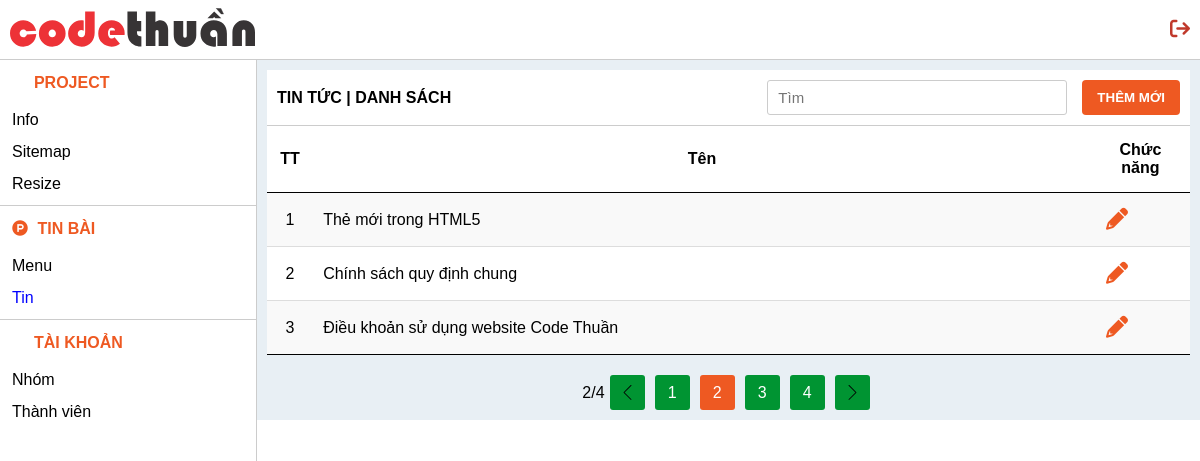
/admin/admin/tin?page=2 (signed in), run on the app's committed database.
### tables this page shows
CREATE TABLE `tin` (
  `id` int(11) NOT NULL,
  `ten` text DEFAULT NULL,
  `hinh` text DEFAULT NULL,
  `slug` text DEFAULT NULL,
  `menu` int(11) DEFAULT NULL,
  `des` text DEFAULT NULL,
  `noidung` text DEFAULT NULL
);

### admin/controller/tin.php (called while the page is built, shortened)
<?php
class Tin {
	public function DanhSach($truyvan)
	{
		$data = $truyvan->DanhSach("tin", ["id", "ten"], [], ["id" => "DESC"]);
		return $data;
	}
}
$tin = new Tin();
?>

### admin/model/Data.php (called while the page is built, shortened)
<?php
class Data{
	public function __construct()
	{
		try
		{
			$this->con = new PDO("mysql:host=localhost;dbname=tutorial;charset=utf8", "root", "");
			return $this->con;
		}
		catch (PDOException $e){}
	}
}
?>

### admin/route/route.php (called while the page is built, shortened)
<?php
	if( isset($_SERVER['HTTPS']) && $_SERVER['HTTPS'] === 'on' ){
		$actual_link = "https"."://$_SERVER[HTTP_HOST]$_SERVER[REQUEST_URI]";
		$ROOT = "https"."://$_SERVER[HTTP_HOST]/";
	}
	else{
		$actual_link = "http"."://$_SERVER[HTTP_HOST]$_SERVER[REQUEST_URI]";
		$ROOT = "http"."://$_SERVER[HTTP_HOST]/";
	}
	$arr_link = explode("/", $actual_link);
	if($arr_link[2] == 'localhost'){
		isset($arr_link[5]) ? $p = $arr_link[5] : $p = '';
	}
	else{
		$__URL__ = $ROOT.$arr_link[3]."/";
		isset($arr_link[4]) ? $p = $arr_link[4] : $p = '';
		isset($arr_link[5]) ? $one = $arr_link[5] : $one = '';
	}
	$string_page = explode("?", $p);
	if(count($string_page) != 1){
		$p = $string_page[0];
	}
	require_once "model/Query.php";
	require_once "model/Lib.php";
	$query = new Query();
	$lib = new Lib();
?>

### admin/model/Query.php (called while the page is built, shortened)
<?php
	require_once "Data.php";
	class Query extends Data{
		public function DanhSach($table, $fields=[], $condition=[], $sorts=[], $limits=[], $forms=[])
		{
			$query_string = '';
			$arr_forms = [];
			if(!empty($fields))
			{
				$str_fields = implode(",", $fields);
				$query_string .= 'SELECT '.$str_fields.' FROM '.$table;
			}
			else
			{
				$query_string .= 'SELECT * FROM '.$table;
			}
			if(!empty($sorts))
			{
				$arr_sorts = [];
				$query_string .= ' ORDER BY ';
				foreach ($sorts as $key_sort => $value_sort)
				{
					array_push($arr_sorts, $key_sort." ".$value_sort);
				}
				$str_sorts = implode(",", $arr_sorts);
				$query_string .= $str_sorts;
			}
			$sql=$this->con->prepare($query_string);
			$sql->execute($arr_forms);
			return $sql->fetchAll(PDO::FETCH_OBJ);
		}
	}
?>

### admin/view/tin/list.php (the view, shortened to what this page needs)
<?php
	$data = $tin->DanhSach($query);
	$pageGet = $lib->pageAddress();
	$processPage = $lib->ConfigPage($pageGet, $data, 3);
?>
<main>
	<section class="blog">
		<div class="bread">
			<div class="left">
				<span>Tin tức</span>
				<span class="ngan"> | </span>
				<span>danh sách</span>
			</div>
			<div class="right">
				<div class="search">
					<input type="text" name="timtin" placeholder="Tìm" />
				</div>
				<button><a href="tin/add">Thêm mới</a></button>
			</div>
		</div>
		<table>
			<thead>
				<tr>
					<th width="5%">TT</th>
					<th>Tên</th>
					<th colspan="2" width="10%">Chức năng</th>
				</tr>
			</thead>
			<tbody>
				<?php
				$thutu = 1;
				foreach ($data as $key => $value) {
					if( $key >= $processPage['start_page'] && $key < $processPage['end_page'] ){
				?>
				<tr>
					<td class="giua"><?=$thutu?></td>
					<td><?=$value->ten?></a></td>
					<td class="giua"><a href="tin/edit?id=<?=$value->id?>&page=<?=$pageGet?>"><i class="fas fa-pencil"></i></a></td>
					<td class="giua"><a onClick="return confirm('Bạn có chắc chắn muốn xóa ?')" href="tin/del?id=<?=$value->id?>&page=<?=$pageGet?>"><i class="fal fa-trash-alt"></i></a></td>
				</tr>
				<?php $thutu ++;} }?>
			</tbody>
		</table>
		<?php
		if($processPage['total_row'] > $processPage['num_of_page'])
		{
			echo '<div class="page">';
				echo '<ul>';
					echo $lib->PhanTrang($p.'?', $processPage['total_page'], $processPage['page']);
				echo '</ul>';
			echo '</div>';
		}
		?>
	</section>
</main>

### admin/public/css/style.css (style rules this page uses)
@media all and (min-width: 0) { * { margin:0;padding:0;box-sizing:border-box } }
@media all and (min-width: 0) { body { font-family:Arial } }
@media all and (min-width: 0) { main { padding:10px 0;width:calc(100% - 20px) } }
@media all and (min-width: 0) { main .bread { border-bottom:1px solid #CCC;padding:10px;display:flex;justify-content:space-between;align-items:center;background-color:#FFF } }
@media all and (min-width: 0) { main .bread .left span { text-transform:uppercase;font-weight:bold } }
@media all and (min-width: 0) { main .bread .right { display:flex } }
@media all and (min-width: 0) { main .bread .right .search { position:relative } }
@media all and (min-width: 0) { main .bread .right .search input { height:35px;border:1px solid #CCC;border-radius:3px;outline:none;padding:0 10px;font-family:Arial;font-size:15px } }
@media all and (min-width: 0) { main .bread .right button { background-color:#ee5922;border:none;padding:9px 15px;border-radius:4px;margin-left:15px } }
@media all and (min-width: 0) { main .bread .right button a { text-decoration:none;color:#FFF;font-weight:bold;text-transform:uppercase } }
@media all and (min-width: 0) { main table { width:100%;border-spacing:0px } }
@media all and (min-width: 0) { main table thead tr th { border-bottom:1px solid #000;padding:15px 10px;background-color:#FFF } }
@media all and (min-width: 0) { main table tbody tr:nth-child(2n+1) { background:#f9f9f9;border-bottom:1px solid #ddd } }
@media all and (min-width: 0) { main table tbody tr:nth-child(2n) { background-color:#FFF } }
@media all and (min-width: 0) { main table tbody tr:last-child td { border-bottom:1px solid #000 } }
@media all and (min-width: 0) { main table tbody tr td { border-bottom:1px solid #ddd;padding:15px 10px } }
@media all and (min-width: 0) { main table tbody tr td.giua { text-align:center } }
@media all and (min-width: 0) { main table tbody tr td i { font-size:22px;margin:0 5px;color:#ee5922 } }
@media all and (min-width: 0) { main .page { margin:20px 0 0 0 } }
@media all and (min-width: 0) { main .page ul { display:flex;justify-content:center;align-items:center } }
@media all and (min-width: 996px) { main { width:calc(100% - 257px);padding:10px } }
@media all and (min-width: 996px) { main .bread .right .search input { width:300px } }

### data on the page
tin: ten "Thẻ mới trong HTML5"
tin: ten "Chính sách quy định chung"
tin: ten "Điều khoản sử dụng website Code Thuần"

### other printed values
__NAME__ "PROJECT"
$page_num "2"
$total_page "4"
